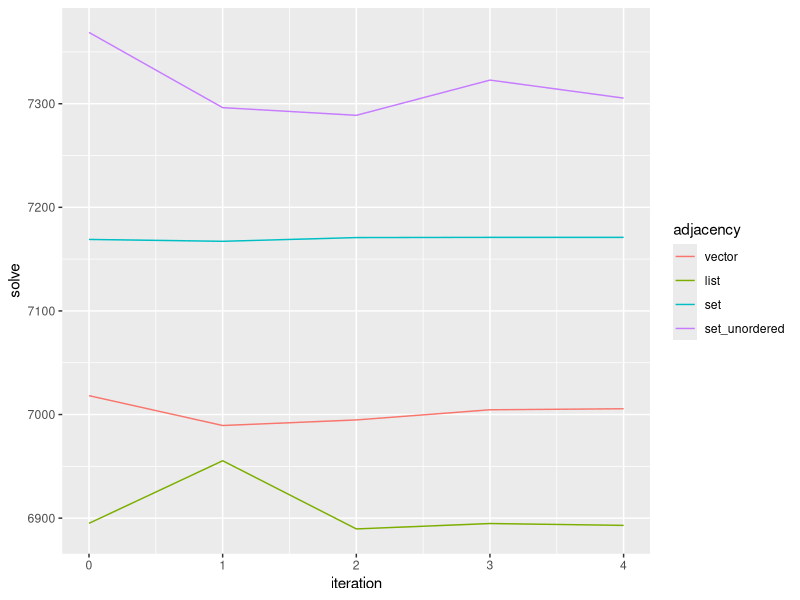
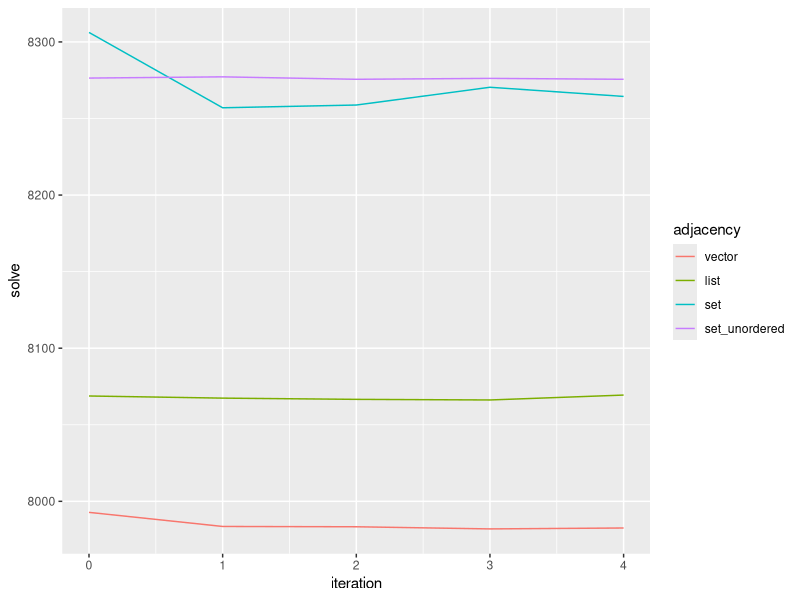
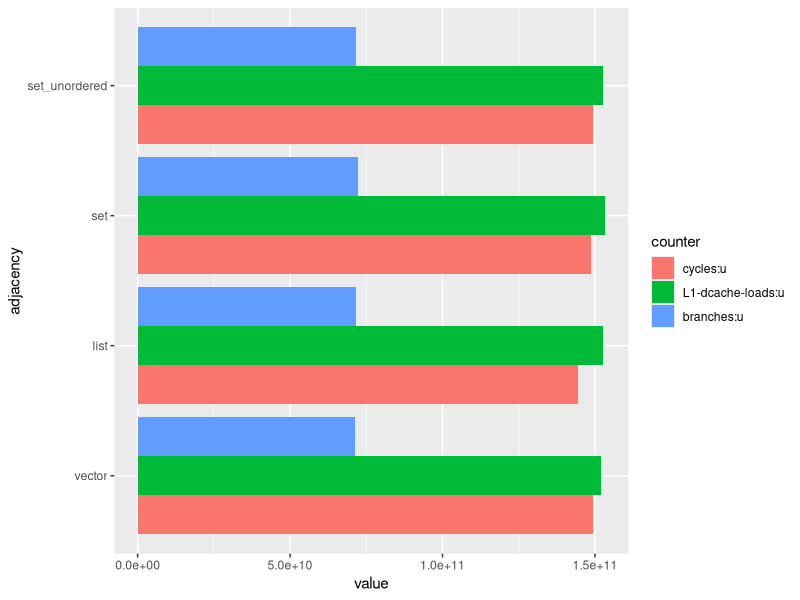
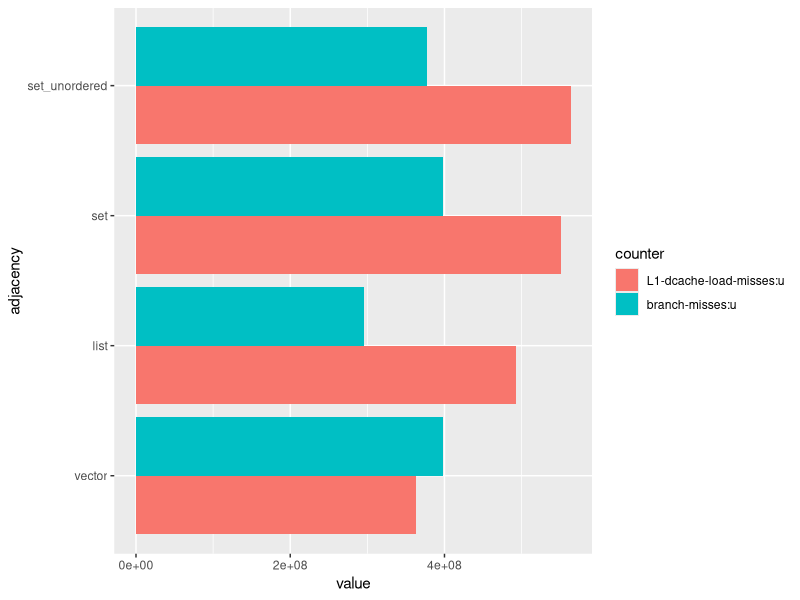
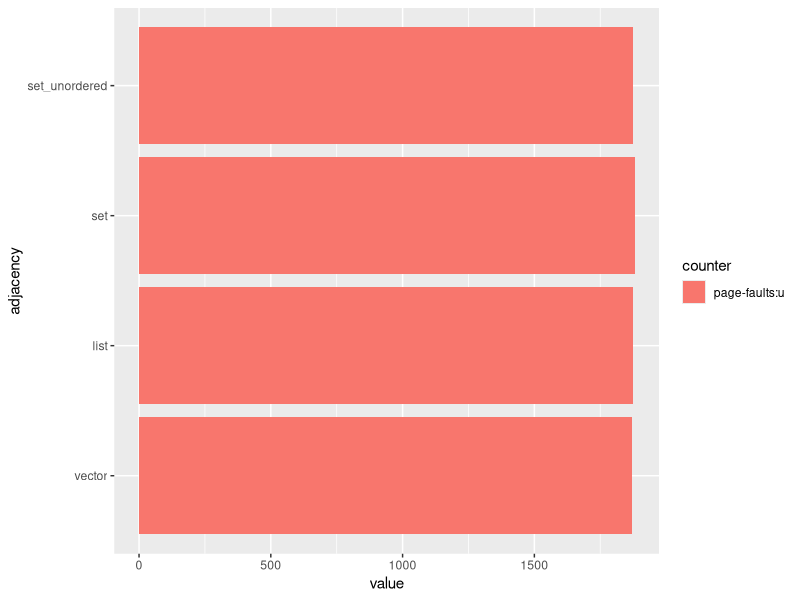
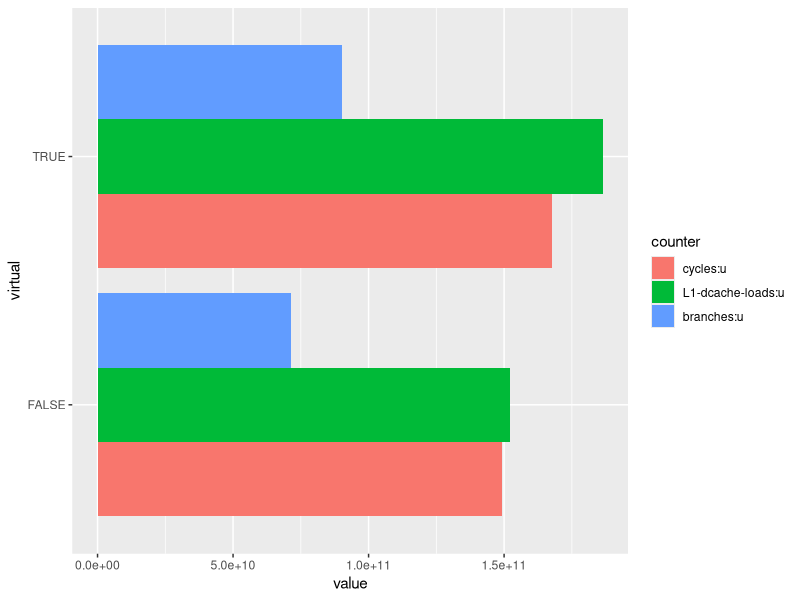
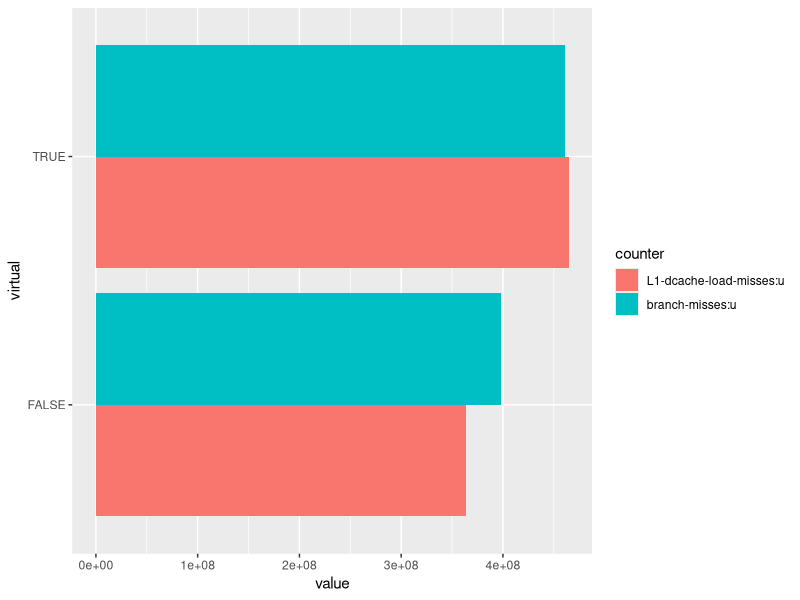

Source code (R) for these figures, in order:
## ---- chunk 1
library("tidyverse")
## ---- chunk 2
results_warmup <- read_csv("results-warmup.csv", col_types = "i-n----fl")

results_warmup <- results_warmup %>%
    group_by(iteration, virtual, adjacency) %>%
    summarize(solve = mean(solve), .groups = "keep")

results_warmup %>%
    filter(!virtual) %>%
    ggplot(aes(x = iteration, y = solve, color = adjacency)) +
    geom_line()

results_warmup %>%
    filter(virtual) %>%
    ggplot(aes(x = iteration, y = solve, color = adjacency)) +
    geom_line()



results_perf <- read_csv("results-perf.csv", col_types = "n-f--n-fl")

results_perf <- results_perf %>%
    group_by(counter, virtual, adjacency) %>%
    summarize(value = mean(value), ratio = mean(ratio), .groups = "keep")



results_perf %>%
    filter(!virtual, counter == "cycles:u" | counter == "L1-dcache-loads:u" | counter == "branches:u") %>%
    ggplot(aes(fill = counter, x = value, y = adjacency)) +
    geom_bar(position = "dodge", stat = "identity")

results_perf %>%
    filter(!virtual, counter == "L1-dcache-load-misses:u" | counter == "branch-misses:u") %>%
    ggplot(aes(fill = counter, x = value, y = adjacency)) +
    geom_bar(position = "dodge", stat = "identity")

results_perf %>%
    filter(!virtual, counter == "page-faults:u") %>%
    ggplot(aes(fill = counter, x = value, y = adjacency)) +
    geom_bar(position = "dodge", stat = "identity")



results_perf %>%
    filter(adjacency == "vector", counter == "cycles:u" | counter == "L1-dcache-loads:u" | counter == "branches:u") %>%
    ggplot(aes(fill = counter, x = value, y = virtual)) +
    geom_bar(position = "dodge", stat = "identity")

results_perf %>%
    filter(adjacency == "vector", counter == "L1-dcache-load-misses:u" | counter == "branch-misses:u") %>%
    ggplot(aes(fill = counter, x = value, y = virtual)) +
    geom_bar(position = "dodge", stat = "identity")
